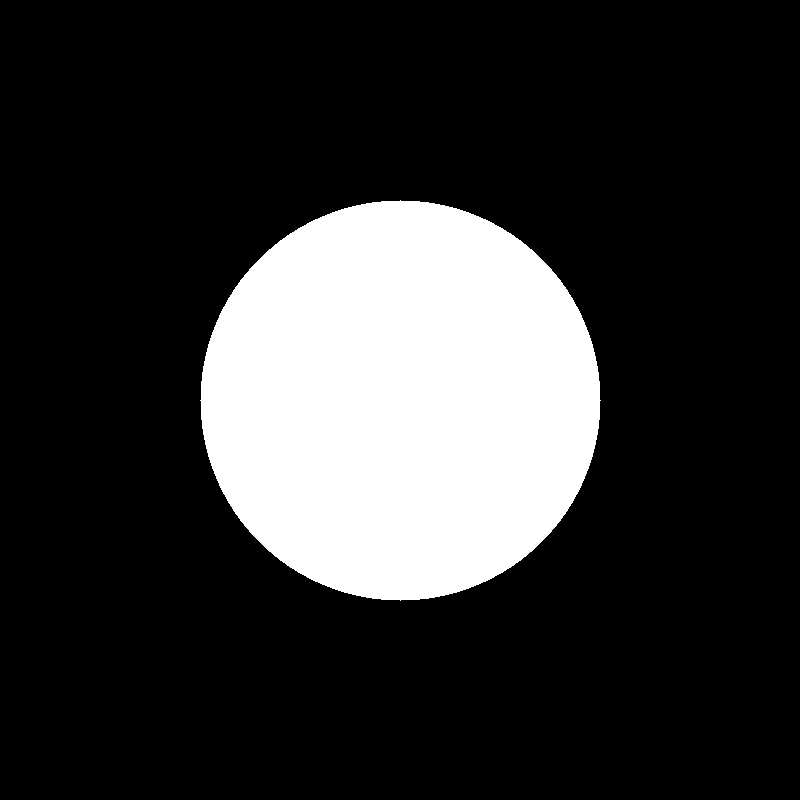
#> input picture shape_based_matching-subpixel/shape_based_matching-master/test/case0/templ/circle.png, 800 x 800 px, found by its file name
$ python test_subpixel.py
#> lines starting #> are read from the running program, lines starting #| are printed output that depends on the picture; after the words box and inside, x2 and y2 are one past the last pixel; in counts of white or black regions, pixels touching at a corner belong together
import os
import sys
if sys.platform == "win32":
    os.add_dll_directory(r"C:\opencv\build\x64\vc16\bin")

import cv2
import numpy as np

import sbm_subpixel

# 使用项目自带的真实测试图
BASE = r"C:\Users\goney\Downloads\shape_based_matching_subpixel-master\shape_based_matching_subpixel-master\shape_based_matching-subpixel\shape_based_matching-subpixel\test\case0"
TEMPL_PATH = os.path.join(BASE, "templ", "circle.png")
TEST_PATH  = os.path.join(BASE, "2.jpg")


def pad16(img):
    """把图像 pad 到行列各为16的倍数（SIMD 对齐）"""
    h, w = img.shape[:2]
    h16 = ((h + 15) // 16) * 16
    w16 = ((w + 15) // 16) * 16
    return cv2.copyMakeBorder(img, 0, h16 - h, 0, w16 - w,
                              cv2.BORDER_CONSTANT, value=0)

def crop_foreground(img, thresh=8, margin=8):
    """裁掉模板黑边，只保留前景区域。"""
    _, bin_img = cv2.threshold(img, thresh, 255, cv2.THRESH_BINARY)
    pts = cv2.findNonZero(bin_img)
    if pts is None:
        return img
    x, y, w, h = cv2.boundingRect(pts)
    x0 = max(0, x - margin)
    y0 = max(0, y - margin)
    x1 = min(img.shape[1], x + w + margin)
    y1 = min(img.shape[0], y + h + margin)
    return img[y0:y1, x0:x1].copy()


def main():
    templ_bgr = cv2.imread(TEMPL_PATH)
#> templ_bgr is the input picture: shape (800, 800, 3); 19.6% white; 1 white region, box (x1, y1, x2, y2) and area: (200, 200, 601, 601) 125629
    test_bgr  = cv2.imread(TEST_PATH)
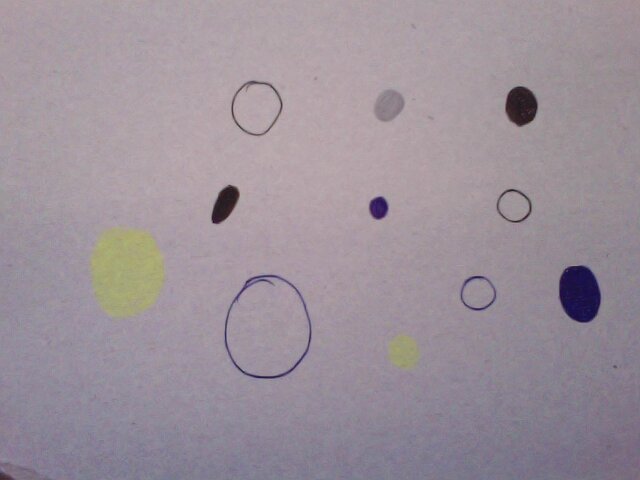
#> input picture shape_based_matching-subpixel/shape_based_matching-master/test/case0/2.jpg, 640 x 480 px, found by its file name
#> test_bgr is the input picture: shape (480, 640, 3); mean B, G, R 154.2, 145, 156
    if templ_bgr is None or test_bgr is None:
        print("ERROR: 读取图像失败，检查路径")
        return

    templ = cv2.cvtColor(templ_bgr, cv2.COLOR_BGR2GRAY)
    test  = cv2.cvtColor(test_bgr,  cv2.COLOR_BGR2GRAY)
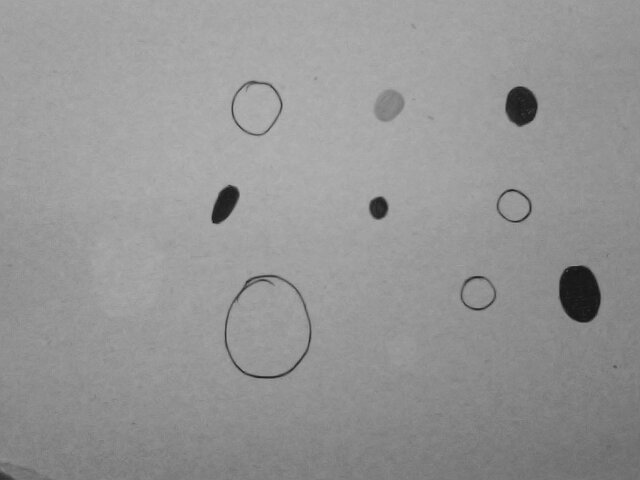
#> test: shape (480, 640); min 18, max 183, mean 149.4

    templ = crop_foreground(templ, thresh=8, margin=8)
#> in crop_foreground, `pts = cv2.findNonZero(bin_img)`: pts = contour of 125629 points, box (x1, y1, x2, y2) (200, 200, 601, 601), area 0
#> in crop_foreground, `x, y, w, h = cv2.boundingRect(pts)`: x = 200; w = 401
#> in crop_foreground, `x0 = max(0, x - margin)`: x0 = 192
#> in crop_foreground, `x1 = min(img.shape[1], x + w + margin)`: x1 = 609
#> in crop_foreground, `return img[y0:y1, x0:x1].copy()`:
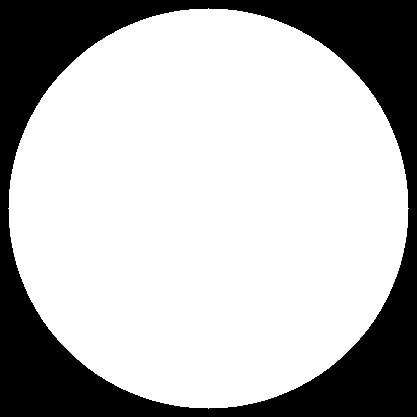
#> returned value: shape (417, 417); 72.2% white; 1 black region, box (x1, y1, x2, y2) and area: (0, 0, 417, 417) 48260

    print(f"裁剪后模板尺寸: {templ.shape}")
#| 裁剪后模板尺寸: (417, 417)
    print(f"原始测试图尺寸: {test.shape}")
#| 原始测试图尺寸: (480, 640)

    # pad 到16对齐
    templ = pad16(templ)
#> in pad16, `return cv2.copyMakeBorder(img, 0, h16 - h, 0, w16 - w, cv2.BORDER_CONS..`:
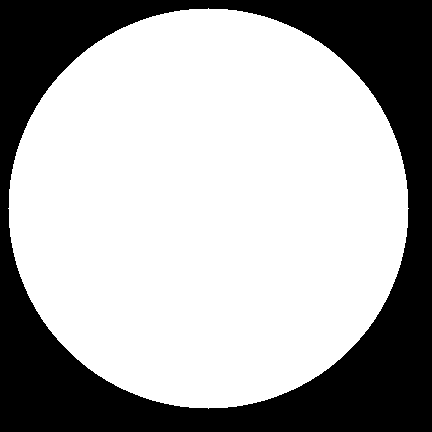
#> returned value: shape (432, 432); 67.3% white; 1 black region, box (x1, y1, x2, y2) and area: (0, 0, 432, 432) 60995
    test  = pad16(test)
    print(f"对齐后模板尺寸: {templ.shape}")
#| 对齐后模板尺寸: (432, 432)
    print(f"对齐后测试图尺寸: {test.shape}")
#| 对齐后测试图尺寸: (480, 640)

    cv2.imwrite("debug_template.png", templ)
    cv2.imwrite("debug_test.png", test)

    detector = sbm_subpixel.SubpixelDetector(
        num_features=35, T=[4, 8], weak_thresh=20, strong_thresh=40
    )
    detector.set_angle_range(-180.0, 180.0, 1.0)
    detector.set_scale_range(1.0, 1.0, 1.0)
    detector.set_icp(False)

    mask = np.full_like(templ, 255, dtype=np.uint8)
    # 这里应为“可用区域”，全0会导致模板特征被全部屏蔽
    invalid_mask = np.full_like(templ, 255, dtype=np.uint8)

    detector.create_model(templ, mask, invalid_mask, "classID_0")
    detector.write_classes("demo_model.yaml")

    result = detector.match(test, threshold=50.0, class_ids=["classID_0"])

    print("match result keys:", list(result.keys()))
    for cls, items in result.items():
        print(f"[{cls}] count =", len(items))
        for i, m in enumerate(items[:5]):
            print(f"  #{i}: x={m['x']:.1f} y={m['y']:.1f} score={m['similarity']:.2f} angle={m['angle']:.2f}")

    # 在测试图上画匹配结果
    vis = cv2.cvtColor(test, cv2.COLOR_GRAY2BGR)
    for cls, items in result.items():
        for m in items:
            cx, cy = int(m['x']), int(m['y'])
            cv2.circle(vis, (cx, cy), 10, (0, 0, 255), -1)
            cv2.putText(vis, f"{m['similarity']:.1f} {m['angle']:.1f}deg",
                        (cx + 12, cy), cv2.FONT_HERSHEY_SIMPLEX, 0.5, (0, 255, 0), 1)
    cv2.imwrite("debug_result.png", vis)
    print("结果图已保存: debug_result.png")


if __name__ == "__main__":
    main()
#> (the call stopped at in main, `detector = sbm_subpixel.SubpixelDetector( num_features=35, T=[4, 8], w..`: sbm_subpixel is not available in this run)
